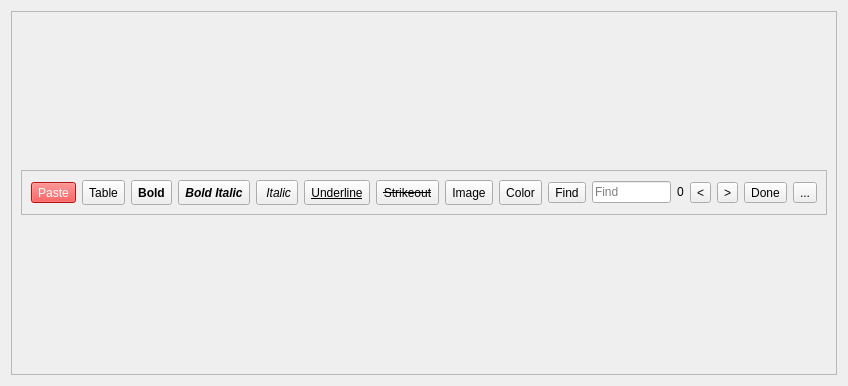
<?xml version="1.0" encoding="UTF-8"?>
<ui version="4.0">
 <class>Notes</class>
 <widget class="QDialog" name="Notes">
  <property name="geometry">
   <rect>
    <x>0</x>
    <y>0</y>
    <width>848</width>
    <height>386</height>
   </rect>
  </property>
  <property name="windowTitle">
   <string>Notes</string>
  </property>
  <layout class="QVBoxLayout" name="verticalLayout_3">
   <item>
    <widget class="QFrame" name="frameEdit">
     <property name="sizePolicy">
      <sizepolicy hsizetype="Preferred" vsizetype="Preferred">
       <horstretch>0</horstretch>
       <verstretch>0</verstretch>
      </sizepolicy>
     </property>
     <property name="minimumSize">
      <size>
       <width>0</width>
       <height>0</height>
      </size>
     </property>
     <property name="styleSheet">
      <string notr="true">/*background-color: rgb(255, 255, 255);*/</string>
     </property>
     <property name="frameShape">
      <enum>QFrame::Shape::StyledPanel</enum>
     </property>
     <property name="frameShadow">
      <enum>QFrame::Shadow::Raised</enum>
     </property>
     <layout class="QVBoxLayout" name="verticalLayout_4">
      <item>
       <widget class="QFrame" name="f_ToolBar">
        <property name="sizePolicy">
         <sizepolicy hsizetype="Preferred" vsizetype="Fixed">
          <horstretch>0</horstretch>
          <verstretch>0</verstretch>
         </sizepolicy>
        </property>
        <property name="minimumSize">
         <size>
          <width>0</width>
          <height>0</height>
         </size>
        </property>
        <property name="styleSheet">
         <string notr="true">/*background-color: rgb(222, 222, 222);*/</string>
        </property>
        <property name="frameShape">
         <enum>QFrame::Shape::StyledPanel</enum>
        </property>
        <property name="frameShadow">
         <enum>QFrame::Shadow::Raised</enum>
        </property>
        <layout class="QVBoxLayout" name="verticalLayout">
         <item>
          <layout class="QGridLayout" name="gridLayout">
           <item row="0" column="3">
            <widget class="QToolButton" name="btnS1">
             <property name="sizePolicy">
              <sizepolicy hsizetype="Preferred" vsizetype="Fixed">
               <horstretch>0</horstretch>
               <verstretch>0</verstretch>
              </sizepolicy>
             </property>
             <property name="minimumSize">
              <size>
               <width>0</width>
               <height>25</height>
              </size>
             </property>
             <property name="maximumSize">
              <size>
               <width>16777215</width>
               <height>16777215</height>
              </size>
             </property>
             <property name="font">
              <font>
               <italic>true</italic>
               <bold>true</bold>
              </font>
             </property>
             <property name="text">
              <string>Bold Italic</string>
             </property>
             <property name="icon">
              <iconset resource="../../res.qrc">
               <normaloff>:/res/font2.png</normaloff>:/res/font2.png</iconset>
             </property>
             <property name="iconSize">
              <size>
               <width>20</width>
               <height>20</height>
              </size>
             </property>
             <property name="toolButtonStyle">
              <enum>Qt::ToolButtonStyle::ToolButtonTextOnly</enum>
             </property>
            </widget>
           </item>
           <item row="0" column="12">
            <widget class="QToolButton" name="btnPrev">
             <property name="minimumSize">
              <size>
               <width>0</width>
               <height>0</height>
              </size>
             </property>
             <property name="maximumSize">
              <size>
               <width>16777215</width>
               <height>16777215</height>
              </size>
             </property>
             <property name="text">
              <string>&lt;</string>
             </property>
             <property name="shortcut">
              <string>Shift+Return</string>
             </property>
            </widget>
           </item>
           <item row="0" column="14">
            <widget class="QToolButton" name="btnDone">
             <property name="sizePolicy">
              <sizepolicy hsizetype="Fixed" vsizetype="Fixed">
               <horstretch>0</horstretch>
               <verstretch>0</verstretch>
              </sizepolicy>
             </property>
             <property name="minimumSize">
              <size>
               <width>0</width>
               <height>0</height>
              </size>
             </property>
             <property name="maximumSize">
              <size>
               <width>16777215</width>
               <height>16777215</height>
              </size>
             </property>
             <property name="toolTip">
              <string>Ctrl + S</string>
             </property>
             <property name="text">
              <string>Done</string>
             </property>
             <property name="icon">
              <iconset resource="../../res.qrc">
               <normaloff>:/res/done.png</normaloff>:/res/done.png</iconset>
             </property>
             <property name="iconSize">
              <size>
               <width>20</width>
               <height>20</height>
              </size>
             </property>
             <property name="shortcut">
              <string>Ctrl+S</string>
             </property>
             <property name="toolButtonStyle">
              <enum>Qt::ToolButtonStyle::ToolButtonIconOnly</enum>
             </property>
            </widget>
           </item>
           <item row="0" column="5">
            <widget class="QToolButton" name="btnS3">
             <property name="sizePolicy">
              <sizepolicy hsizetype="Preferred" vsizetype="Fixed">
               <horstretch>0</horstretch>
               <verstretch>0</verstretch>
              </sizepolicy>
             </property>
             <property name="minimumSize">
              <size>
               <width>0</width>
               <height>25</height>
              </size>
             </property>
             <property name="maximumSize">
              <size>
               <width>16777215</width>
               <height>16777215</height>
              </size>
             </property>
             <property name="font">
              <font>
               <underline>true</underline>
              </font>
             </property>
             <property name="text">
              <string>Underline</string>
             </property>
             <property name="icon">
              <iconset resource="../../res.qrc">
               <normaloff>:/res/font4.png</normaloff>:/res/font4.png</iconset>
             </property>
             <property name="iconSize">
              <size>
               <width>20</width>
               <height>20</height>
              </size>
             </property>
             <property name="toolButtonStyle">
              <enum>Qt::ToolButtonStyle::ToolButtonTextOnly</enum>
             </property>
            </widget>
           </item>
           <item row="0" column="8">
            <widget class="QToolButton" name="btnColor">
             <property name="sizePolicy">
              <sizepolicy hsizetype="Preferred" vsizetype="Fixed">
               <horstretch>0</horstretch>
               <verstretch>0</verstretch>
              </sizepolicy>
             </property>
             <property name="minimumSize">
              <size>
               <width>0</width>
               <height>25</height>
              </size>
             </property>
             <property name="maximumSize">
              <size>
               <width>16777215</width>
               <height>16777215</height>
              </size>
             </property>
             <property name="text">
              <string>Color</string>
             </property>
             <property name="icon">
              <iconset resource="../../res.qrc">
               <normaloff>:/res/color.png</normaloff>:/res/color.png</iconset>
             </property>
             <property name="iconSize">
              <size>
               <width>20</width>
               <height>20</height>
              </size>
             </property>
             <property name="toolButtonStyle">
              <enum>Qt::ToolButtonStyle::ToolButtonTextOnly</enum>
             </property>
            </widget>
           </item>
           <item row="0" column="13">
            <widget class="QToolButton" name="btnNext">
             <property name="minimumSize">
              <size>
               <width>0</width>
               <height>0</height>
              </size>
             </property>
             <property name="maximumSize">
              <size>
               <width>16777215</width>
               <height>16777215</height>
              </size>
             </property>
             <property name="text">
              <string>&gt;</string>
             </property>
            </widget>
           </item>
           <item row="0" column="6">
            <widget class="QToolButton" name="btnS4">
             <property name="sizePolicy">
              <sizepolicy hsizetype="Preferred" vsizetype="Fixed">
               <horstretch>0</horstretch>
               <verstretch>0</verstretch>
              </sizepolicy>
             </property>
             <property name="minimumSize">
              <size>
               <width>0</width>
               <height>25</height>
              </size>
             </property>
             <property name="maximumSize">
              <size>
               <width>16777215</width>
               <height>16777215</height>
              </size>
             </property>
             <property name="font">
              <font>
               <strikeout>true</strikeout>
              </font>
             </property>
             <property name="text">
              <string>Strikeout</string>
             </property>
             <property name="icon">
              <iconset resource="../../res.qrc">
               <normaloff>:/res/font5.png</normaloff>:/res/font5.png</iconset>
             </property>
             <property name="iconSize">
              <size>
               <width>20</width>
               <height>20</height>
              </size>
             </property>
             <property name="toolButtonStyle">
              <enum>Qt::ToolButtonStyle::ToolButtonTextOnly</enum>
             </property>
            </widget>
           </item>
           <item row="0" column="9">
            <widget class="QToolButton" name="btnFind">
             <property name="minimumSize">
              <size>
               <width>0</width>
               <height>0</height>
              </size>
             </property>
             <property name="maximumSize">
              <size>
               <width>16777215</width>
               <height>16777215</height>
              </size>
             </property>
             <property name="text">
              <string>Find</string>
             </property>
            </widget>
           </item>
           <item row="0" column="11">
            <widget class="QLabel" name="lblCount">
             <property name="sizePolicy">
              <sizepolicy hsizetype="Preferred" vsizetype="Fixed">
               <horstretch>0</horstretch>
               <verstretch>0</verstretch>
              </sizepolicy>
             </property>
             <property name="minimumSize">
              <size>
               <width>0</width>
               <height>0</height>
              </size>
             </property>
             <property name="maximumSize">
              <size>
               <width>16777215</width>
               <height>16777215</height>
              </size>
             </property>
             <property name="text">
              <string>0</string>
             </property>
            </widget>
           </item>
           <item row="0" column="2">
            <widget class="QToolButton" name="btnS5">
             <property name="sizePolicy">
              <sizepolicy hsizetype="Preferred" vsizetype="Fixed">
               <horstretch>0</horstretch>
               <verstretch>0</verstretch>
              </sizepolicy>
             </property>
             <property name="minimumSize">
              <size>
               <width>0</width>
               <height>25</height>
              </size>
             </property>
             <property name="maximumSize">
              <size>
               <width>16777215</width>
               <height>16777215</height>
              </size>
             </property>
             <property name="font">
              <font>
               <bold>true</bold>
              </font>
             </property>
             <property name="text">
              <string>Bold</string>
             </property>
             <property name="icon">
              <iconset resource="../../res.qrc">
               <normaloff>:/res/font1.png</normaloff>:/res/font1.png</iconset>
             </property>
             <property name="iconSize">
              <size>
               <width>20</width>
               <height>20</height>
              </size>
             </property>
             <property name="toolButtonStyle">
              <enum>Qt::ToolButtonStyle::ToolButtonTextOnly</enum>
             </property>
            </widget>
           </item>
           <item row="0" column="7">
            <widget class="QToolButton" name="btnPic">
             <property name="sizePolicy">
              <sizepolicy hsizetype="Preferred" vsizetype="Fixed">
               <horstretch>0</horstretch>
               <verstretch>0</verstretch>
              </sizepolicy>
             </property>
             <property name="minimumSize">
              <size>
               <width>0</width>
               <height>25</height>
              </size>
             </property>
             <property name="maximumSize">
              <size>
               <width>16777215</width>
               <height>16777215</height>
              </size>
             </property>
             <property name="text">
              <string>Image</string>
             </property>
             <property name="icon">
              <iconset resource="../../res.qrc">
               <normaloff>:/res/pic.png</normaloff>:/res/pic.png</iconset>
             </property>
             <property name="iconSize">
              <size>
               <width>20</width>
               <height>20</height>
              </size>
             </property>
             <property name="toolButtonStyle">
              <enum>Qt::ToolButtonStyle::ToolButtonTextOnly</enum>
             </property>
            </widget>
           </item>
           <item row="0" column="4">
            <widget class="QToolButton" name="btnS2">
             <property name="sizePolicy">
              <sizepolicy hsizetype="Preferred" vsizetype="Fixed">
               <horstretch>0</horstretch>
               <verstretch>0</verstretch>
              </sizepolicy>
             </property>
             <property name="minimumSize">
              <size>
               <width>0</width>
               <height>25</height>
              </size>
             </property>
             <property name="maximumSize">
              <size>
               <width>16777215</width>
               <height>16777215</height>
              </size>
             </property>
             <property name="font">
              <font>
               <italic>true</italic>
              </font>
             </property>
             <property name="text">
              <string> Italic</string>
             </property>
             <property name="icon">
              <iconset resource="../../res.qrc">
               <normaloff>:/res/font3.png</normaloff>:/res/font3.png</iconset>
             </property>
             <property name="iconSize">
              <size>
               <width>20</width>
               <height>20</height>
              </size>
             </property>
             <property name="toolButtonStyle">
              <enum>Qt::ToolButtonStyle::ToolButtonTextOnly</enum>
             </property>
            </widget>
           </item>
           <item row="0" column="0">
            <widget class="QToolButton" name="btnPaste">
             <property name="sizePolicy">
              <sizepolicy hsizetype="Preferred" vsizetype="Fixed">
               <horstretch>0</horstretch>
               <verstretch>0</verstretch>
              </sizepolicy>
             </property>
             <property name="minimumSize">
              <size>
               <width>0</width>
               <height>0</height>
              </size>
             </property>
             <property name="maximumSize">
              <size>
               <width>16777215</width>
               <height>16777215</height>
              </size>
             </property>
             <property name="styleSheet">
              <string notr="true">background-color: rgb(255, 25, 25);
color: rgb(255, 255, 255);</string>
             </property>
             <property name="text">
              <string>Paste</string>
             </property>
             <property name="toolButtonStyle">
              <enum>Qt::ToolButtonStyle::ToolButtonTextOnly</enum>
             </property>
            </widget>
           </item>
           <item row="0" column="1">
            <widget class="QToolButton" name="btnInsertTable">
             <property name="sizePolicy">
              <sizepolicy hsizetype="Preferred" vsizetype="Fixed">
               <horstretch>0</horstretch>
               <verstretch>0</verstretch>
              </sizepolicy>
             </property>
             <property name="minimumSize">
              <size>
               <width>0</width>
               <height>25</height>
              </size>
             </property>
             <property name="maximumSize">
              <size>
               <width>16777215</width>
               <height>16777215</height>
              </size>
             </property>
             <property name="text">
              <string>Table</string>
             </property>
            </widget>
           </item>
           <item row="0" column="10">
            <widget class="QLineEdit" name="editFind">
             <property name="minimumSize">
              <size>
               <width>0</width>
               <height>0</height>
              </size>
             </property>
             <property name="maximumSize">
              <size>
               <width>16777215</width>
               <height>16777215</height>
              </size>
             </property>
             <property name="placeholderText">
              <string>Find</string>
             </property>
             <property name="clearButtonEnabled">
              <bool>false</bool>
             </property>
            </widget>
           </item>
           <item row="0" column="15">
            <widget class="QToolButton" name="btnView">
             <property name="toolTip">
              <string>Ctrl + H</string>
             </property>
             <property name="text">
              <string>...</string>
             </property>
             <property name="icon">
              <iconset resource="../../res.qrc">
               <normaloff>:/res/view_l.svg</normaloff>:/res/view_l.svg</iconset>
             </property>
             <property name="iconSize">
              <size>
               <width>17</width>
               <height>17</height>
              </size>
             </property>
             <property name="shortcut">
              <string>Ctrl+H</string>
             </property>
            </widget>
           </item>
          </layout>
         </item>
        </layout>
       </widget>
      </item>
     </layout>
    </widget>
   </item>
  </layout>
 </widget>
 <resources>
  <include location="../../res.qrc"/>
 </resources>
 <connections/>
</ui>
